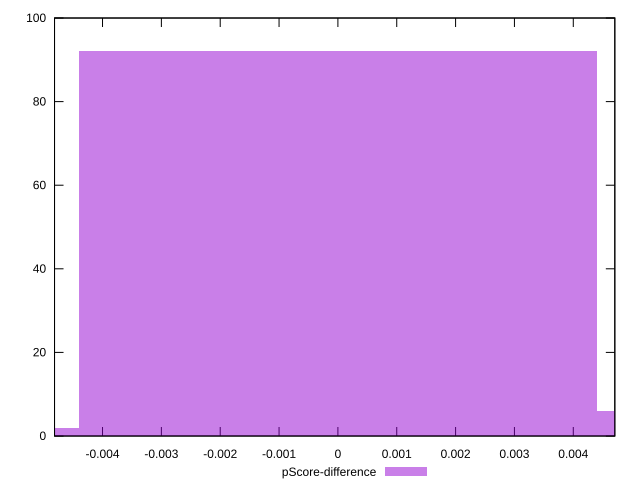

The gnuplot source for this figure:
reset

$pScoreDifference <<EOF
0 92
0.008815000669247846 6
-0.008815000669247846 2
EOF

set key outside below
set boxwidth 0.008815000669247846
set xrange [-0.00481556685474897:0.0047059813906465495]
set yrange [0:100]
set trange [0:100]
set style fill transparent solid 0.5 noborder
set terminal svg size 640, 490 enhanced background rgb 'white'
set output "report_00022_2021-02-20T12:08:46.964Z/cumulative-layout-shift/samples/pages/pScore-difference/histogram.svg"

plot $pScoreDifference title "pScore-difference" with boxes

reset
